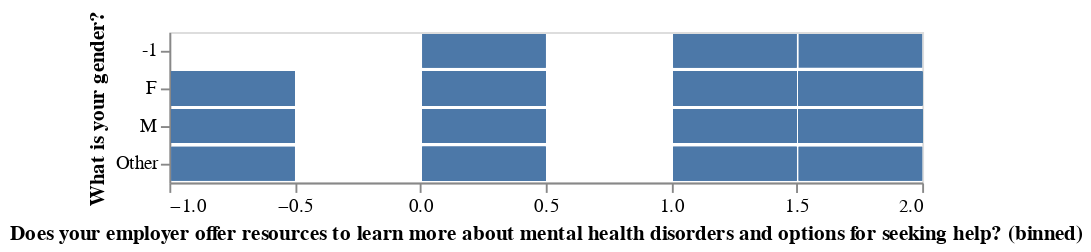

Notebook code for this chart:
### Code cell
alt.Chart(df).mark_bar().encode(
    alt.X("Does your employer offer resources to learn more about mental health disorders and options for seeking help?", bin=True),
    y='What is your gender?',
)

### Figure 1 — Vega-Lite specification as saved in the notebook (floating-point values rounded to 4 significant figures; data arrays with more than 128 entries replaced by an {"elided": "..."} marker saying what was removed)
{"config": {"view": {"continuousWidth": 400, "continuousHeight": 300}}, "data": {"name": "data-1754227c051c1074133af245b94be3bc"}, "mark": "bar", "encoding": {"x": {"type": "quantitative", "bin": true, "field": "Does your employer offer resources to learn more about mental health disorders and options for seeking help?"}, "y": {"type": "nominal", "field": "What is your gender?"}}, "$schema": "https://vega.github.io/schema/vega-lite/v4.8.1.json", "datasets": {"data-1754227c051c1074133af245b94be3bc": {"elided": "329 records"}}}
